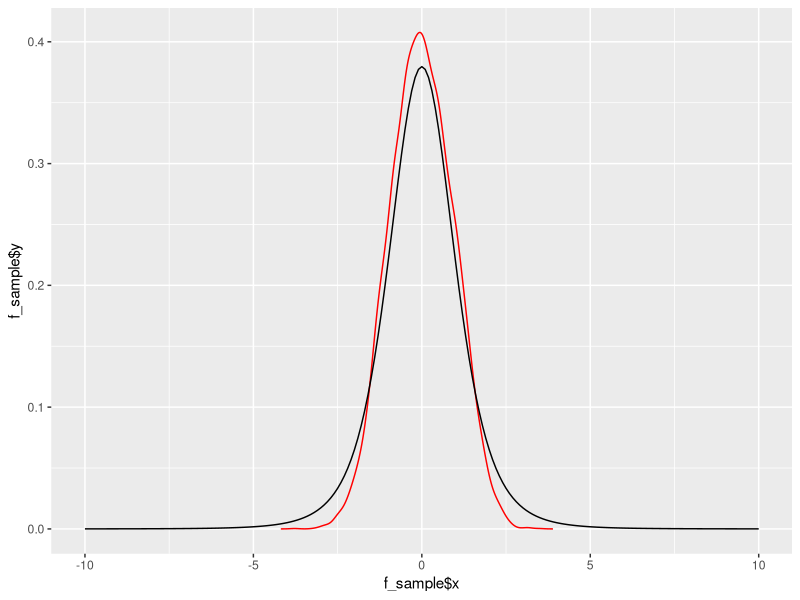

Generate this figure with R:
g=function(x){
  dt(x,5)
}

f=function(x){
  g(x)/dnorm(x)
}


reject_sample=function(n=1000){
  u=runif(n)
  norm_sample=rnorm(n)
  m=optimize(f, c(-10, 10), tol = 0.000001)$objective
  temp=m*dnorm(norm_sample)/g(norm_sample)
  target_sample=norm_sample[u<=temp]
  print(head(temp))
  list(accept_rate=m,target_sample=target_sample,
       real_accept_rate=length(target_sample)/n)
}

x=seq(-10,10,0.1)
norm_y=dnorm(x)
logi_y=exp(-x)/(1+exp(-x))^2
cauc_y=1/3.1415926/(1+x^2)
stud_y=dt(x,5)
norm1_y=dnorm(x,1,2)

temp=reject_sample(10000)

f_sample=density(temp$target_sample)
library(ggplot2)
p=ggplot()+geom_line(aes(x=f_sample$x,y=f_sample$y),colour="red")+
  geom_line(aes(x=x,stud_y))
print(p)
cat(temp$accept_rate,temp$real_accept_rate)